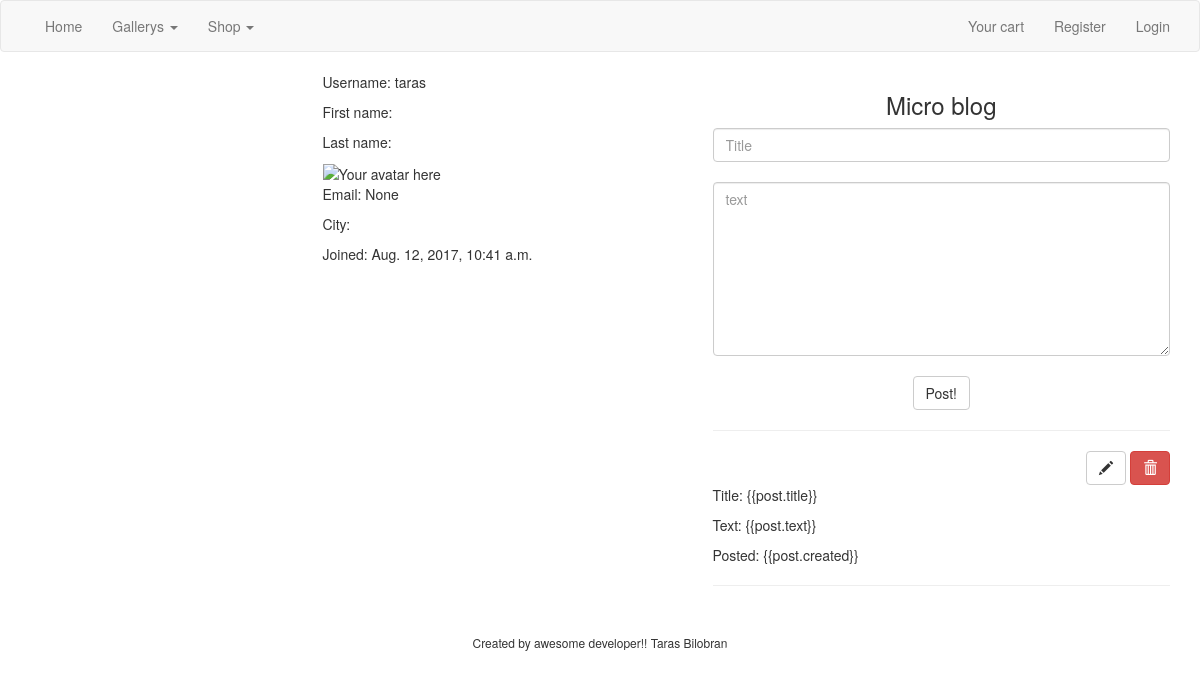
Page /accounts/view-profile/ (signed in) on the earlier database version.
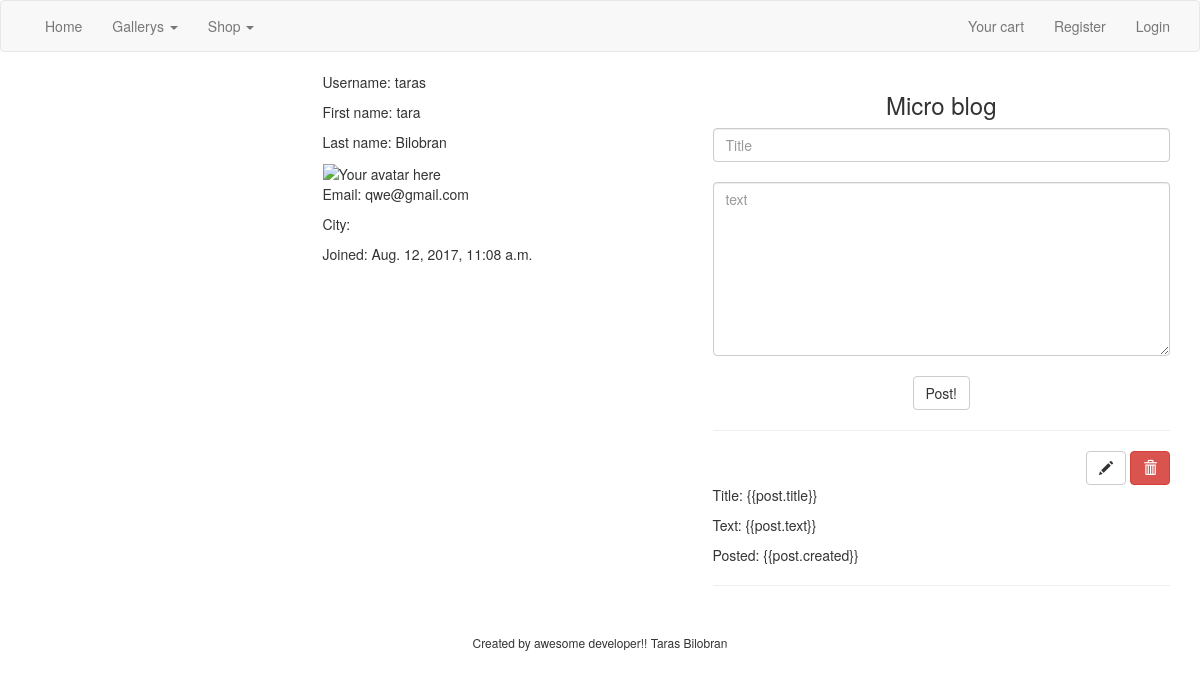
Same page on the later database version.
### accounts/models.py (models this page shows, shortened)
class Profile(models.Model):
	first_name = models.CharField(max_length=50)
	last_name = models.CharField(max_length=50)
	email = models.EmailField(null=True)
	house = models.ForeignKey(House, blank=True, null=True)
	user = models.OneToOneField(User, blank=True, null=True, on_delete=models.CASCADE)
	img = models.ImageField(upload_to='users-photo/', blank=True, null=True)
	city = models.CharField(max_length=60, default=' ', blank=True)
	created = models.DateTimeField(auto_now=True)

### accounts/views.py (the view)
# urls.py: url(r'^view-profile/(?P<id>\d+)/$', views.view_profile,
def view_profile(request, id=None):
	if id is not None:
		user = get_object_or_404(User, id=id)
		user = user.profile
	else:
		user = request.user.profile
	return render(request, 'accounts/view_profile.html', {'user': user})

### accounts/templates/accounts/view_profile.html (shortened to what this page needs)
{% extends 'index.html' %}
{% block main %}
<div class="row" ng-controller="profileCtrl">
	<div class="col-md-3"></div>
	<div class="col-md-4">
		<p>Username: {{user.user}}</p>
		<p>First name: {{user.first_name}}</p>
		<p>Last name: {{user.last_name}}</p>
		<img src="{% if user.img %}{{user.img.url}}{%endif%}"
		width="320" height="320" alt="Your avatar here">
		<p>Email: {{user.email}}</p>
		<p>City: {{user.city}}</p>
		<p>Joined: {{user.created}}</p>
	</div>
	<div class="col-md-5">
		{% verbatim %}
		<div class="text-center">
			<h3>Micro blog</h3>
			<form method="post">
				{% endverbatim %}
				{% verbatim %}
				<input type="text" ng-model="titleInput" class="form-control" placeholder="Title">
				<br>
				<textarea ng-model="textInput" rows="8" cols="40" class="form-control" placeholder="text"></textarea>
				<br>
				<button type="submit" id="post" class="btn btn-default" ng-click="addPost()">Post!</button>
			</form>
		</div>
		<div class="post" ng-repeat="post in posts">
			<hr>
			<div class="icons text-right">
				<button type="submit" class="btn btn-default" ng-click="editPost(post.id)">
          <span class="glyphicon glyphicon-pencil"></span>
				</button>
				<button type="submit" class="btn btn-danger" ng-click="removePost(post.id)">
					<span class="glyphicon glyphicon-trash"></span>
				</button>
			</div>
			<p>
				Title: {{post.title}}
			</p>
			<p>
				Text: {{post.text}}
			</p>
			<p>
				Posted: {{post.created}}
			</p>
		</div>
		<hr>
		{% endverbatim %}
	</div>
</div>
{% endblock %}

Differences in the rows shown:
changed Profile "taras": first_name (not shown) → "tara"; last_name (not shown) → "Bilobran"; email "None" → "qwe@gmail.com"; created "Aug. 12, 2017, 10:41 a.m." → "Aug. 12, 2017, 11:08 a.m."
